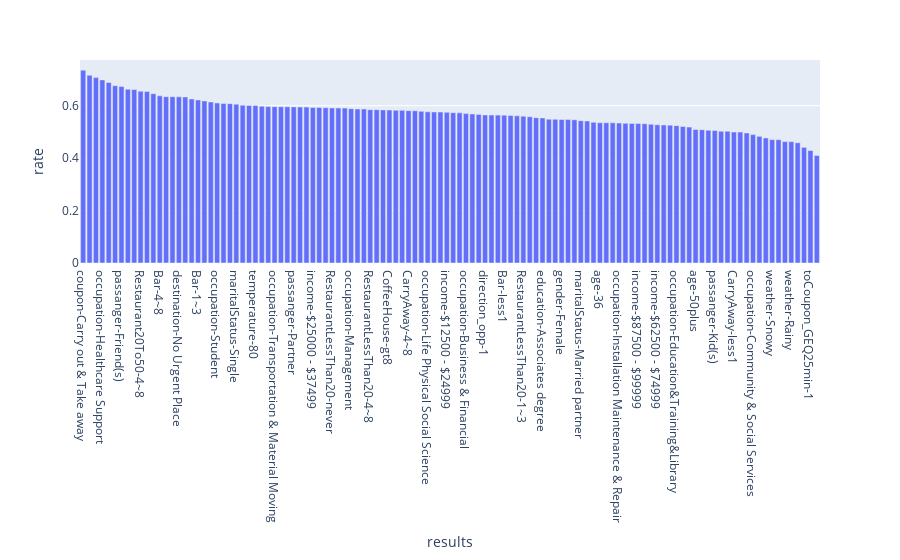

This figure's notebook cell:
### Markdown cell above
##### Let's look at columns acceptance rate

### Code cell
fig = px.bar(acceptance_rate(data).query('Y == 1'), y='rate', x='results')
fig.show()

### Figure 1 — Plotly figure (JSON) as saved in the notebook; plotly's stock layout.template omitted (floating-point values rounded to 4 significant figures)
{"data": [{"alignmentgroup": "True", "hovertemplate": "results=%{x}<br>rate=%{y}<extra></extra>", "legendgroup": "", "marker": {"color": "#636efa", "pattern": {"shape": ""}}, "name": "", "offsetgroup": "", "orientation": "v", "showlegend": false, "textposition": "auto", "type": "bar", "x": ["coupon-Carry out & Take away", "education-Some High School", "coupon-Restaurant(<20)", "occupation-Healthcare Support", "occupation-Construction & Extraction", "occupation-Healthcare Practitioners & Technical", "passanger-Friend(s)", "Restaurant20To50-gt8", "time-2PM", "Restaurant20To50-4~8", "CoffeeHouse-1~3", "occupation-Protective Service", "Bar-4~8", "age-below21", "occupation-Architecture & Engineering", "destination-No Urgent Place", "CoffeeHouse-4~8", "expiration-1d", "Bar-1~3", "occupation-Production Occupations", "toCoupon_GEQ15min-0", "occupation-Student", "time-10AM", "RestaurantLessThan20-gt8", "maritalStatus-Single", "CarryAway-never", "occupation-Office & Administrative Support", "temperature-80", "age-21", "education-Some college - no degree", "occupation-Transportation & Material Moving", "age-26", "income-$50000 - $62499", "passanger-Partner", "Restaurant20To50-1~3", "weather-Sunny", "income-$25000 - $37499", "income-Less than $12500", "education-High School Graduate", "RestaurantLessThan20-never", "occupation-Building & Grounds Cleaning & Maintenance", "gender-Male", "occupation-Management", "has_children-0", "toCoupon_GEQ25min-0", "RestaurantLessThan20-4~8", "time-6PM", "occupation-Food Preparation & Serving Related", "CoffeeHouse-gt8", "direction_same-1", "direction_opp-0", "CarryAway-4~8", "CarryAway-1~3", "income-$100000 or More", "occupation-Life Physical Social Science", "Bar-gt8", "age-46", "income-$12500 - $24999", "CarryAway-gt8", "age-41", "occupation-Business & Financial", "toCoupon_GEQ5min-1", "occupation-Computer & Mathematical", "direction_opp-1", "direction_same-0", "income-$37500 - $49999", "Bar-less1", "occupation-Sales & Related", "maritalStatus-Unmarried partner", "RestaurantLessThan20-1~3", "Restaurant20To50-less1", "education-Bachelors degree", "education-Associates degree", "occupation-Personal Care & Service", "occupation-Unemployed", "gender-Female", "CoffeeHouse-less1", "age-31", "maritalStatus-Married partner", "has_children-1", "temperature-55", "age-36", "occupation-Farming Fishing & Forestry", "RestaurantLessThan20-less1", "occupation-Installation Maintenance & Repair", "toCoupon_GEQ15min-1", "Bar-never", "income-$87500 - $99999", "temperature-30", "maritalStatus-Divorced", "income-$62500 - $74999", "education-Graduate degree (Masters or Doctorate)", "passanger-Alone", "occupation-Education&Training&Library", "Restaurant20To50-never", "occupation-Arts Design Entertainment Sports & Media", "age-50plus", "time-10PM", "destination-Home", "passanger-Kid(s)", "destination-Work", "time-7AM", "CarryAway-less1", "coupon-Coffee House", "expiration-2h", "occupation-Community & Social Services", "income-$75000 - $87499", "maritalStatus-Widowed", "weather-Snowy", "occupation-Legal", "CoffeeHouse-never", "weather-Rainy", "occupation-Retired", "coupon-Restaurant(20-50)", "toCoupon_GEQ25min-1", "coupon-Bar"], "xaxis": "x", "y": [0.7355, 0.7159, 0.7071, 0.6983, 0.6883, 0.6762, 0.6734, 0.6629, 0.6615, 0.6552, 0.654, 0.6457, 0.6375, 0.6344, 0.6343, 0.6338, 0.6334, 0.6256, 0.6219, 0.6182, 0.6142, 0.6105, 0.6084, 0.6078, 0.6059, 0.602, 0.6009, 0.6003, 0.5982, 0.5964, 0.5963, 0.5959, 0.5955, 0.5953, 0.5951, 0.5948, 0.5931, 0.5931, 0.5923, 0.5914, 0.5909, 0.5908, 0.5883, 0.5874, 0.5873, 0.5846, 0.5845, 0.5839, 0.5833, 0.5822, 0.5822, 0.581, 0.5805, 0.5783, 0.5765, 0.5759, 0.5758, 0.5745, 0.5734, 0.5727, 0.5699, 0.5684, 0.5668, 0.5647, 0.5647, 0.564, 0.5638, 0.5627, 0.5613, 0.5599, 0.5578, 0.5543, 0.5533, 0.5486, 0.5481, 0.5472, 0.5468, 0.5463, 0.5429, 0.5416, 0.5367, 0.5353, 0.5349, 0.5346, 0.5338, 0.5327, 0.5321, 0.5318, 0.5311, 0.5291, 0.5272, 0.5265, 0.5258, 0.5239, 0.5204, 0.5183, 0.5089, 0.5085, 0.5063, 0.505, 0.5022, 0.5022, 0.4995, 0.4992, 0.496, 0.4896, 0.4831, 0.4769, 0.4705, 0.4703, 0.463, 0.4628, 0.4586, 0.441, 0.4289, 0.41], "yaxis": "y"}], "layout": {"autosize": true, "barmode": "relative", "legend": {"tracegroupgap": 0}, "margin": {"t": 60}, "xaxis": {"anchor": "y", "autorange": true, "domain": [0, 1], "range": [-0.5, 115.5], "title": {"text": "results"}, "type": "category"}, "yaxis": {"anchor": "x", "autorange": true, "domain": [0, 1], "range": [0, 0.7742], "title": {"text": "rate"}, "type": "linear"}}}
